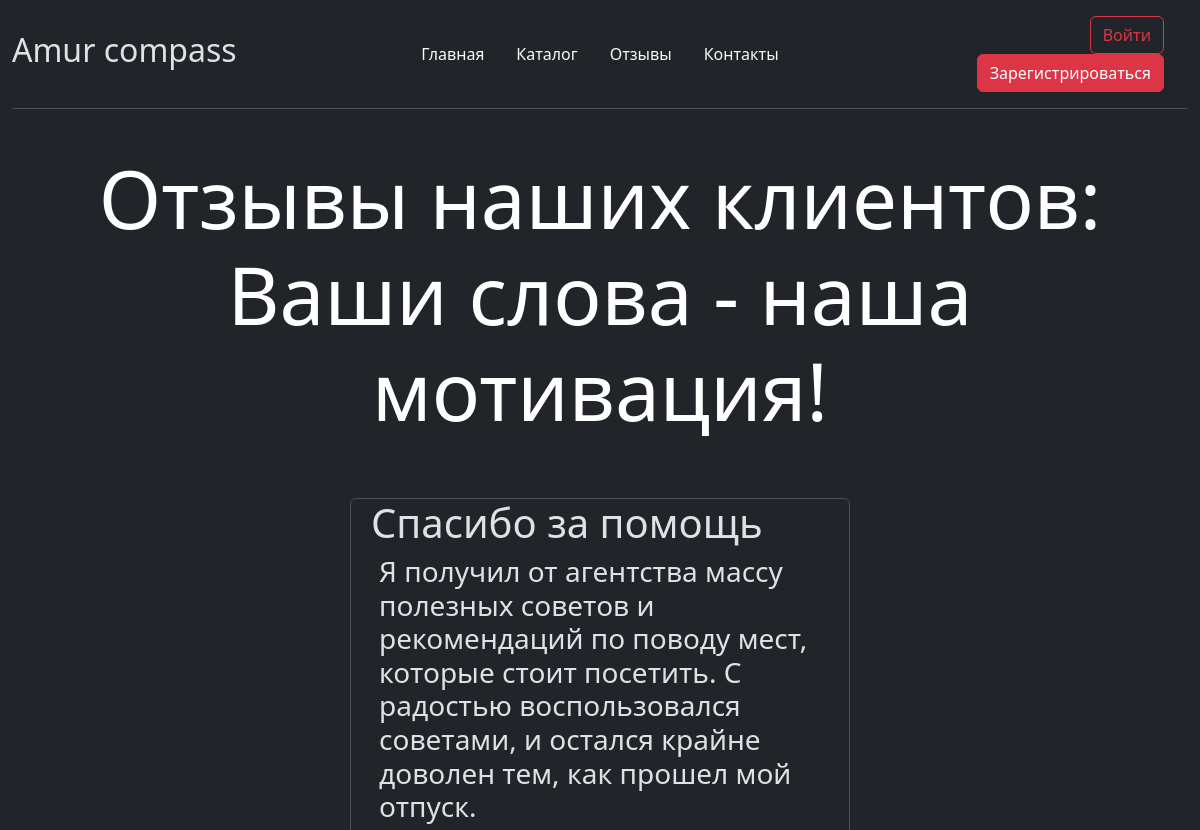
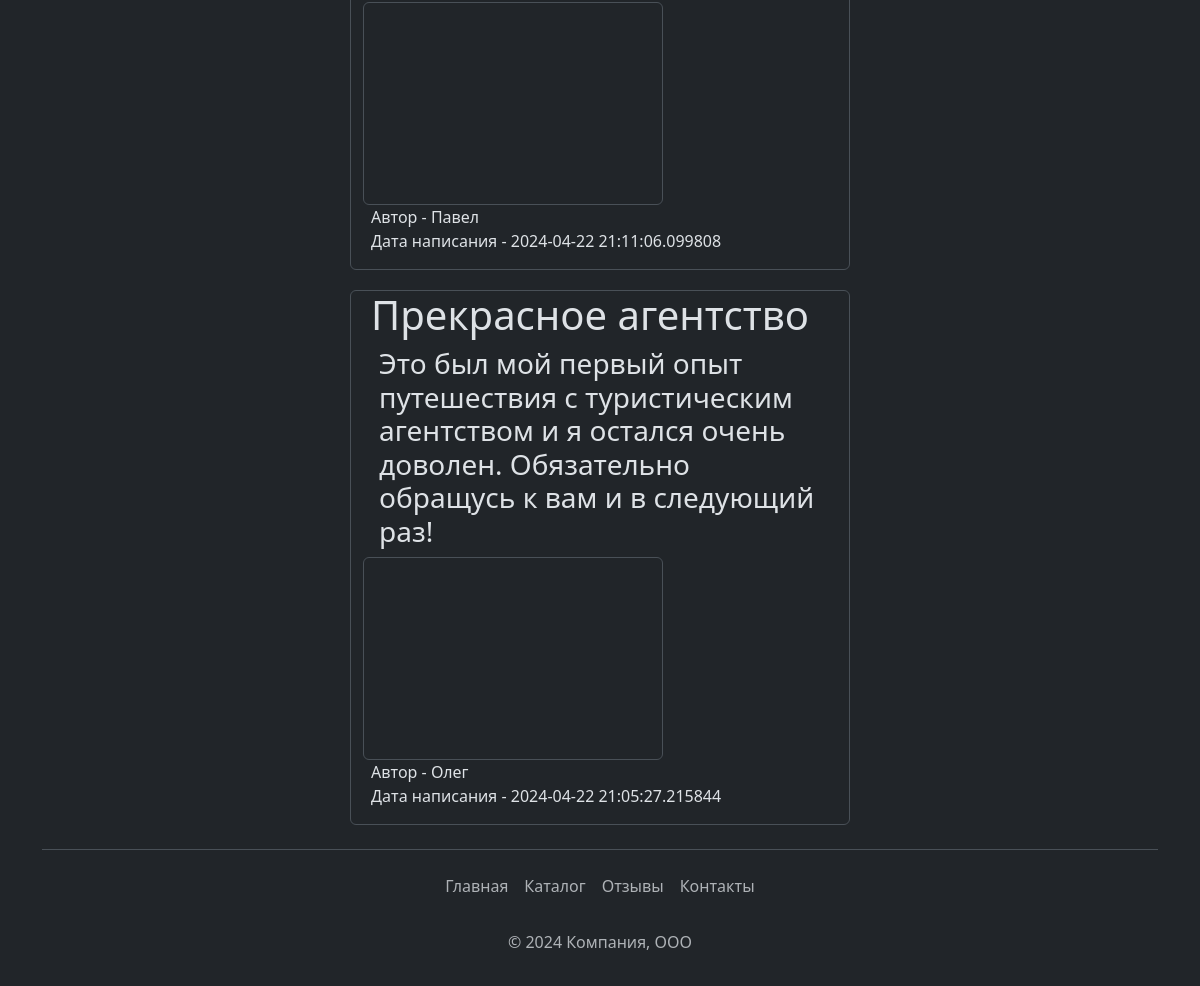
The page /comment on the database its author committed (2 pictures, top to bottom).
### data/comments.py (models this page shows)
class Comments(SqlAlchemyBase):
    __tablename__ = 'comments'
    id = sqlalchemy.Column(sqlalchemy.Integer,
                           primary_key=True, autoincrement=True)
    title = sqlalchemy.Column(sqlalchemy.String, nullable=True)
    content = sqlalchemy.Column(sqlalchemy.String, nullable=True)
    images = sqlalchemy.Column(sqlalchemy.String)
    created_date = sqlalchemy.Column(sqlalchemy.DateTime,
                                     default=datetime.datetime.now)
    user_id = sqlalchemy.Column(sqlalchemy.Integer,
                                sqlalchemy.ForeignKey("users.id"))
    user = orm.relationship('User')

### data/users.py (models this page shows, shortened)
class User(SqlAlchemyBase, UserMixin):
    __tablename__ = 'users'
    id = sqlalchemy.Column(sqlalchemy.Integer,
                           primary_key=True, autoincrement=True)
    name = sqlalchemy.Column(sqlalchemy.String, nullable=True)
    email = sqlalchemy.Column(sqlalchemy.String,
                              index=True, unique=True, nullable=True)
    hashed_password = sqlalchemy.Column(sqlalchemy.String, nullable=True)
    created_date = sqlalchemy.Column(sqlalchemy.DateTime,
                                     default=datetime.datetime.now)
    comments = orm.relationship("Comments", back_populates='user')

### main.py (the view)
@app.route('/comment')
def comment():
    db_sess = db_session.create_session()
    comments = db_sess.query(Comments).filter()
    return render_template('comment.html', comments=comments)

### data/db_session.py (called while the page is built)
def create_session() -> Session:
    global __factory
    return __factory()

### templates/comment.html (shortened to what this page needs)
{% extends 'base.html' %}
{% block body %}
<h1 class="display-1 text-body-emphasis text-center" style="margin-top:150px; margin-bottom:60px;">Отзывы наших клиентов:<br>Ваши слова - наша мотивация!</h1>
{% for item in comments[::-1]%}
<div style="margin-bottom:20px;" class="col-5 border rounded container">
  <h1 class="fw-normal px-2">{{item.title}}</h1>
  <div class="px-3">
    <h3 class="fw-light">{{item.content}}</h3>
  </div>
  <div class="bd-example m-0 border-0">
        <svg class="bd-placeholder-img img-thumbnail" width="300" height="200" xmlns="http://www.w3.org/2000/svg" role="img" preserveAspectRatio="xMidYMid slice" focusable="false">
        <image style="width:120%" x="0" y="0" xlink:href="static/img_client/{{item.images}}" />
        </svg>
       </div>
  <div class="px-2">
    <p>Автор - {{item.user.name}}<br>Дата написания - {{item.created_date}}</p>
  </div>
</div>
{% endfor %}
{% endblock %}

### templates/base.html (shortened to what this page needs)
<!doctype html>
<html lang="ru" data-bs-theme="dark">
<head>
    <link rel="stylesheet" href="https://cdn.jsdelivr.net/npm/bootstrap@5.3.2/dist/css/bootstrap.min.css">
  <link rel="stylesheet" type="text/css" href="static/css/img.css" />
</head>
<body>
<nav class="fixed-top bg-dark">
  <div class="container-fluid">
    <header class="d-flex flex-wrap align-items-center justify-content-center justify-content-md-between py-3 mb-4 border-bottom">
      <div class="col-md-3 mb-2 mb-md-0">
        <h2>Amur compass</h2>
      </div>
      <ul class="nav col-13 col-md-auto mb-2 justify-content-center mb-md-0">
        <li><a href="/" class="nav-link px-3 link-light">Главная</a></li>
        <li><a href="/catalog" class="nav-link px-3 link-light">Каталог</a></li>
        <li><a href="/comment" class="nav-link px-3 link-light">Отзывы</a></li>
        <li><a href="/contact" class="nav-link px-3 link-light">Контакты</a></li>
      </ul>
      <div class="col-md-3 px-3 text-end">
        {% if current_user.is_authenticated %}
          <a class="navbar-brand fs-4" href="/logout">{{ current_user.name }}
            <svg class="link-danger" xmlns="http://www.w3.org/2000/svg" width="45" height="45" fill="currentColor" class="bi bi-person-circle" viewBox="0 0 16 16">
              <path d="M11 6a3 3 0 1 1-6 0 3 3 0 0 1 6 0"/>
              <path fill-rule="evenodd" d="M0 8a8 8 0 1 1 16 0A8 8 0 0 1 0 8m8-7a7 7 0 0 0-5.468 11.37C3.242 11.226 4.805 10 8 10s4.757 1.225 5.468 2.37A7 7 0 0 0 8 1"/>
            </svg>
          </a>
        {% else %}
          <a href="/login"><button type="button" class="btn btn-outline-danger me-2">Войти</button></a>
          <a href="/register"><button type="button" class="btn btn-danger me-2">Зарегистрироваться</button></a>
        {% endif %}
      </div>
    </header>
  </div>
</nav>
   {% block body %}{% endblock %}
<div class="container">
  <footer class="py-3 my-4 border-top">
    <ul class="nav justify-content-center pb-3 mb-2">
      <li class="nav-item"><a href="/" class="nav-link px-2 text-body-secondary">Главная</a></li>
      <li class="nav-item"><a href="/catalog" class="nav-link px-2 text-body-secondary">Каталог</a></li>
      <li class="nav-item"><a href="/comment" class="nav-link px-2 text-body-secondary">Отзывы</a></li>
      <li class="nav-item"><a href="/contact" class="nav-link px-2 text-body-secondary">Контакты</a></li>
    </ul>
    <p class="text-center text-body-secondary">© 2024 Компания, ООО</p>
  </footer>
</div>
</body>
</html>

### static/css/img.css (style rules this page uses)
html,body { height:100%; }

### rows shown on the page
Comments: title "Спасибо за помощь", content "Я получил от агентства массу полезных советов и рекомендаций по поводу мест, которые стоит посетить. С радостью воспользовался советами, и остался крайне доволен тем, как прошел мой отпуск.", user.name "Павел", created_date "2024-04-22 21:11:06.099808"
Comments: title "Прекрасное агентство", content "Это был мой первый опыт путешествия с туристическим агентством и я остался очень доволен. Обязательно обращусь к вам и в следующий раз!", user.name "Олег", created_date "2024-04-22 21:05:27.215844"
